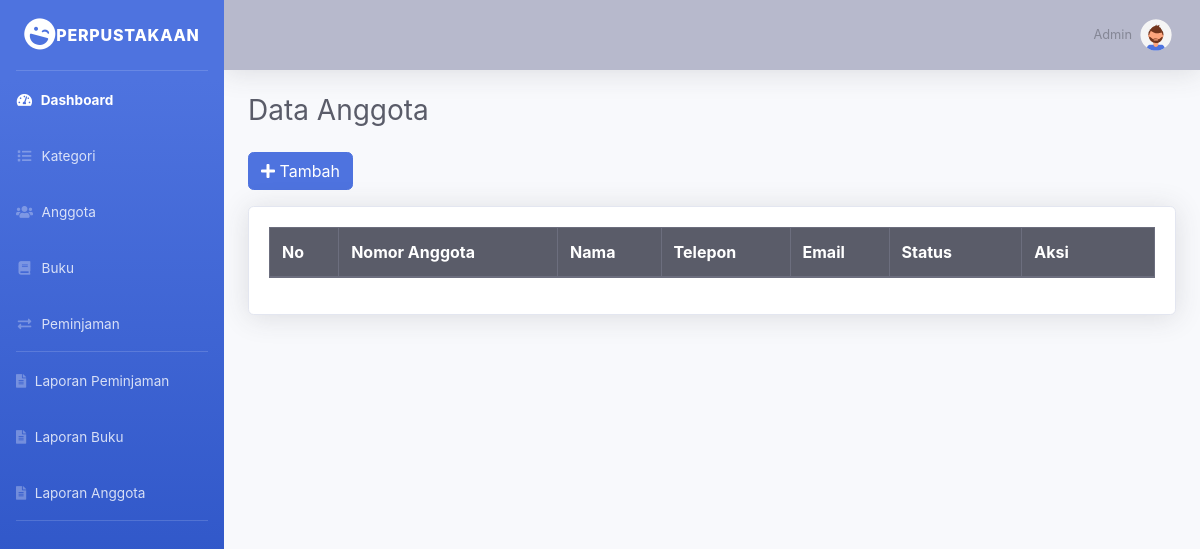
The app's page /index.php/anggota, older data.
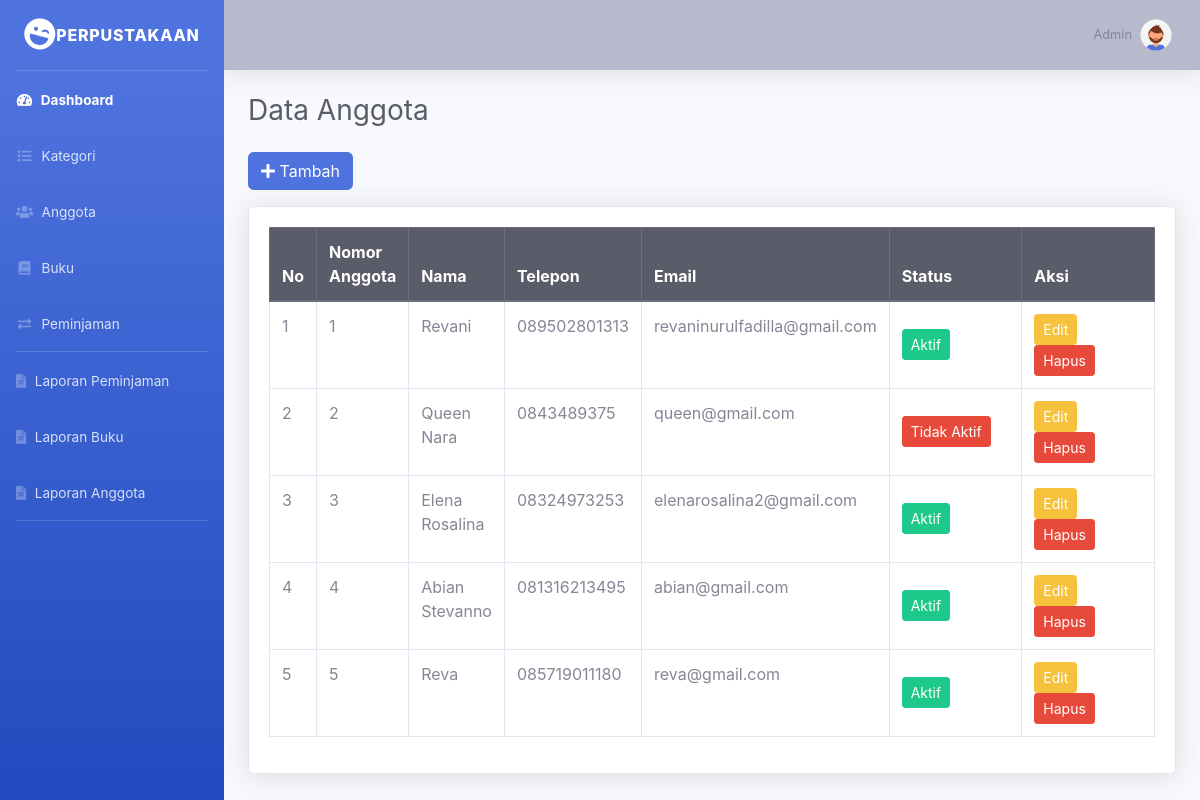
The same page, newer data.
### tables this page shows
CREATE TABLE `anggota` (
  `Nomor_anggota` int(11) NOT NULL,
  `Nama` varchar(50) NOT NULL,
  `Alamat` text NOT NULL,
  `Telepon` varchar(50) NOT NULL,
  `Email` varchar(100) NOT NULL,
  `Tanggal_daftar` date NOT NULL,
  `status` varchar(20) NOT NULL
);

### application/controllers/anggota.php (called while the page is built, shortened)
<?php
class Anggota extends CI_Controller {
    public function __construct()
    {
        $this->load->model('Anggota_model');
        $this->load->library('form_validation');
    }
    public function index()
    {
        $data['anggota'] = $this->Anggota_model->get_all();
        $this->load->view('templates/header');
        $this->load->view('templates/sidebar');
        $this->load->view('templates/topbar');
        $this->load->view('anggota/index', $data);
        $this->load->view('templates/footer');
    }
}

### index.php (called while the page is built, shortened)
<?php
require_once BASEPATH.'core/CodeIgniter.php';

### application/models/Anggota_model.php (called while the page is built, shortened)
<?php
class Anggota_model extends CI_Model {
    private $table = 'anggota';
    public function get_all()
    {
        return $this->db->get($this->table)->result();
    }
}

### application/views/anggota/index.php (the view)
<div class="container-fluid">
<h2 class="h3 mb-4 text-gray-800">Data Anggota</h2>
<a href="<?= site_url('anggota/tambah'); ?>" class="btn btn-primary mb-3">
    <i class="fas fa-plus"></i> Tambah</a>
    <div class="card shadow mb-4">
        <div class="card-body">
            <div class="table-responsive">
<table class="table table-bordered" id="dataTable" width="100%" cellspacing="0">
<thead class="thead-dark">
    <tr>
        <th>No</th>
        <th >Nomor Anggota</th>
        <th>Nama</th>
        <th>Telepon</th>
        <th>Email</th>
        <th width="15%">Status</th>
        <th width="15%">Aksi</th>
    </tr>
</thead>
<tbody>
<?php $no=1; foreach($anggota as $N): ?>
    <tr>
        <td><?= $no++; ?></td>
        <td><?= $N->Nomor_anggota; ?></td>
        <td><?= $N->Nama; ?></td>
        <td><?= $N->Telepon; ?></td>
        <td><?= $N->Email; ?></td>
        <td class="align-middle">
            <?php if($N->status == 'aktif'): ?>
                <span class="btn btn-success btn-sm">
                    Aktif
                </span>
            <?php else: ?>
                <span class="btn btn-danger btn-sm">
                    Tidak Aktif
                </span>
            <?php endif; ?>
            </td>
        <td>
            <a href="<?= site_url('anggota/edit/'.$N->Nomor_anggota); ?>" class="btn btn-warning btn-sm">Edit</a>
            <a href="<?= site_url('anggota/hapus/'.$N->Nomor_anggota); ?>"
               onclick="return confirm('Yakin?')"
               class="btn btn-danger btn-sm">Hapus</a>
        </td>
    </tr>
<?php endforeach; ?>
</tbody>
</table>
</div>
</div>
</div>
</div>

### application/views/templates/header.php (shortened to what this page needs)
<!DOCTYPE html>
<html lang="en">
    <head>
        <link href="<?= base_url('assets/vendor/fontawesome-free/css/all.min.css'); ?>" rel="stylesheet">
        <link href="<?= base_url('assets/vendor/bootstrap/css/bootstrap.min.css'); ?>" rel="stylesheet">
        <link href="<?= base_url('assets/vendor/datatables/dataTables.bootstrap4.min.css') ?>" rel="stylesheet">
        <link href="<?= base_url('assets/css/sb-admin-2.min.css'); ?>" rel="stylesheet">
</head>
<body id="page-top">
    <div id="wrapper">

### application/views/templates/sidebar.php
<ul class="navbar-nav bg-gradient-primary sidebar sidebar-dark accordion" id="accordionSidebar">
        <a class="sidebar-brand d-flex align-items-center justify-content-center" href="#">
            <div class="sidebar-brand-icon rotate-15">
                <i class="fas fa-laugh-wink"></i>
            </div>
            <div calss="sidebar-brand-text mx-3">perpustakaan</div>
        </a>
     <hr class="sidebar-divider my-0">
    <li class="nav-item active">
        <a class="nav-link" href="<?= site_url('dashboard'); ?>">
            <i class="fas fa-fw fa-tachometer-alt"></i>
            <span>Dashboard</span>
        </a>
    </li>
    <li class="nav-item">
        <a class="nav-link" href="<?= site_url('kategori'); ?>">
            <i class="fas fa-fw fa-list"></i>
            <span>Kategori</span>
        </a>
    </li>
    <li class="nav-item">
        <a class="nav-link" href="<?= site_url('anggota'); ?>">
            <i class="fas fa-fw fa-users"></i>
            <span>Anggota</span>
        </a>
    </li>
    <li class="nav-item">
        <a class="nav-link" href="<?= site_url('buku'); ?>">
            <i class="fas fa-fw fa-book"></i>
            <span>Buku</span>
        </a>
    </li>
    <li class="nav-item">
        <a class="nav-link" href="<?= site_url('peminjaman'); ?>">
            <i class="fas fa-fw fa-exchange-alt"></i>
            <span>Peminjaman</span>
        </a>
    </li>
    <hr class="sidebar-divider my-0">
    <li class="nav-item">
        <a class="nav-link" href="<?= site_url('laporan/peminjaman'); ?>">
            <i class="fas fa-file-alt"></i>
            <span>Laporan Peminjaman</span>
        </a>
    </li>
    <li class="nav-item">
        <a class="nav-link" href="<?= site_url('laporan_buku'); ?>">
            <i class="fas fa-file-alt"></i>
            <span>Laporan Buku</span>
        </a>
    </li>
    <li class="nav-item">
        <a class="nav-link" href="<?= site_url('laporan_anggota'); ?>">
            <i class="fas fa-file-alt"></i>
            <span>Laporan Anggota</span>
        </a>
    </li>
    <hr class="sidebar-divider">
</ul>
<div id="content-wrapper" class="d-flex flex-column">
<div id="content">

### application/views/templates/topbar.php (shortened to what this page needs)
<nav class="navbar navbar-expand navbar-light bg-gray-500 topbar mb-4 static-top shadow">
    <ul class="navbar-nav ml-auto">
    <li class="nav-item dropdown no-arrow">
        <a class="nav-link dropdown-toggle" href="#" id="userDropdown" role="button" data-toggle="dropdown" aria-haspopup="true" aria-expanded="false">
            <span class="mr-2 d-none d-lg-inline text-gray-600 small">
                Admin
            </span>
            <img class="img-profile rounded-circle" src="<?= base_url('assets/img/undraw_profile_2.svg') ?>" width="40">
        </a>
        </li>
    </ul>
</nav>

### application/views/templates/footer.php (shortened to what this page needs)
</div>
</div>
</body>
</html>

Row changes from the older to the newer data that the page shows:
added anggota: Nomor_anggota "1", Nama "Revani", Telepon "089502801313", Email "revaninurulfadilla@gmail.com", status "Aktif"
added anggota: Nomor_anggota "2", Nama "Queen Nara", Telepon "0843489375", Email "queen@gmail.com", status "Tidak Aktif"
added anggota: Nomor_anggota "3", Nama "Elena Rosalina", Telepon "08324973253", Email "elenarosalina2@gmail.com", status "Aktif"
added anggota: Nomor_anggota "4", Nama "Abian Stevanno", Telepon "081316213495", Email "abian@gmail.com", status "Aktif"
added anggota: Nomor_anggota "5", Nama "Reva", Telepon "085719011180", Email "reva@gmail.com", status "Aktif"
